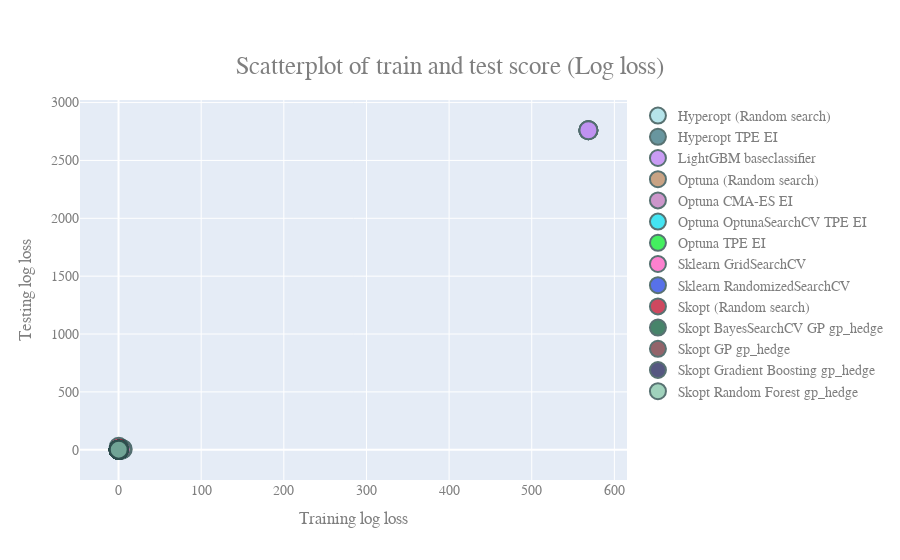
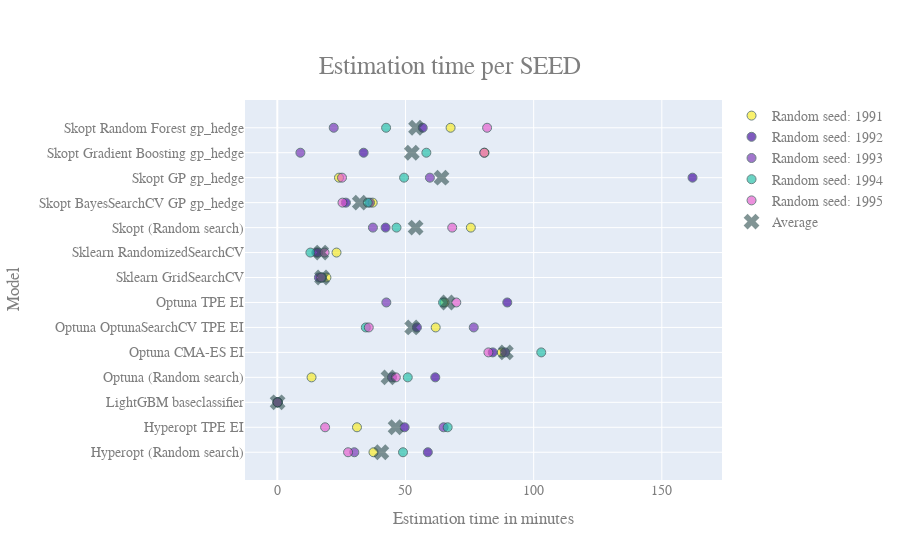
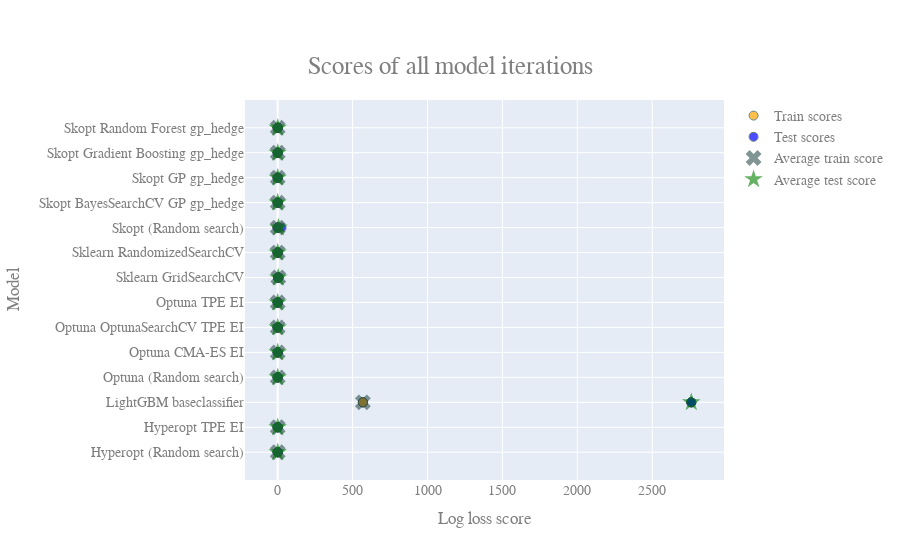

Write notebook code for charts like these, in order.
### Markdown cell above
## Bringing it together..

### Code cell
mdl_dct = {}

def estimate_models(export = True):
"""Loops through 5 random states, 3 datasets"""

    for dataset in ['SatImage', 'OttoGroup', 'Shuttle']: 
        print(f"> Estimating models for dataset: {dataset}\n")

        for SEED in [1991, 1992, 1993, 1994, 1995]:#  
            print(f">> Estimating models for SEED: {SEED}\n")

            baseline_model(data = dataset, SEED = SEED)
            grid_search(data = dataset, SEED = SEED)
            random_search(data = dataset, SEED = SEED)
            bayesian_search(data = dataset, SEED = SEED)

            # Skopt            
            skopt_opt(data = dataset, api_method = 'forest_minimize', surrogate = 'Random Forest'
                          , acquisition = 'gp_hedge', SEED = SEED)

            skopt_opt(data = dataset, api_method = 'gbrt_minimize', surrogate = 'Gradient Boosting'
                          , acquisition = 'gp_hedge', SEED = SEED)

            skopt_opt(data = dataset, api_method = 'gp_minimize', surrogate = 'GP'
                          , acquisition = 'gp_hedge', SEED = SEED)

            skopt_opt(data = dataset, api_method = 'dummy_minimize', surrogate = 'None (Random search)'
                          , acquisition = 'None', SEED = SEED)

            # Hyperopt ('atpe' ommited: keeps throwing errors)   
            hyperopt_opt(data = dataset, surrogate = 'None (Random search)', acquisition = 'None', SEED = SEED)
            hyperopt_opt(data = dataset, surrogate = 'TPE', acquisition = 'EI', SEED = SEED)

            # Optuna
            optuna_opt(data = dataset, surrogate = 'CMA-ES', acquisition = 'EI', SEED = SEED)
            optuna_opt(data = dataset, surrogate = 'TPE', acquisition = 'EI', SEED = SEED)
            optuna_opt(data = dataset, surrogate = 'None (Random search)', acquisition = 'None', SEED = SEED)

            # OptunaSearchCV
            optuna_search_cv(data = dataset, SEED = SEED)

            # gather results for seed
            conv_df_seed = create_conv_df(mdl_dct, dataset, SEED = SEED) 
            loss_df = create_loss_df(conv_df_seed)
            plot_loss_iters(loss_df, conv_df_seed, dataset, SEED = SEED)

            # export models
            if export:
                for m in conv_df_seed['best_model']:
                    name = (conv_df_seed.loc[conv_df_seed['best_model'] == m]['data'].map(str).values[0]\
                         + '_' \
                         + conv_df_seed.loc[conv_df_seed['best_model'] == m]['name'].map(str).str.replace(' ', '_').values[0])

                    joblib.dump(m, f"output_models\\model_{SEED}_{name}.cls")

                    # export study objects
                    study_obj = conv_df_seed.loc[conv_df_seed['best_model'] == m]['study_object'].values[0]

                    if type(study_obj) == scipy.optimize.optimize.OptimizeResult:
                        dump(study_obj, f'output_study\\study_{SEED}_{name}.pkl', store_objective = False)
                    else:
                        with bz2.BZ2File(f'output_study\\study_{SEED}_{name}.pkl', 'w') as f:
                            pickle.dump(study_obj, f)  

        # gather results dataset
        conv_df = create_conv_df(mdl_dct, dataset) 

        # plotting dataset
        create_dotplot_time(conv_df, dataset)
        create_dotplot_scores(conv_df, dataset)
        return conv_df

conv_df = estimate_models()

### Figure 1 — Plotly figure (JSON) as saved in the notebook; plotly's stock layout.template omitted (floating-point values rounded to 4 significant figures)
{"data": [{"marker": {"cmin": 0, "color": ["rgba(158,                219,                 228, 0.95)", "rgba(158,                219,                 228, 0.95)", "rgba(158,                219,                 228, 0.95)", "rgba(158,                219,                 228, 0.95)", "rgba(158,                219,                 228, 0.95)"], "line": {"color": "DarkSlateGrey", "width": 2}, "size": 18}, "mode": "markers", "name": "Hyperopt (Random search)", "opacity": 0.8, "type": "scatter", "x": [0.38, 0.07, 0.16, 0.22, 0.36], "y": [0.19, 0.01, 0.1, 0.16, 1.06]}, {"marker": {"cmin": 0, "color": ["rgba(56,                117,                 129, 0.95)", "rgba(56,                117,                 129, 0.95)", "rgba(56,                117,                 129, 0.95)", "rgba(56,                117,                 129, 0.95)", "rgba(56,                117,                 129, 0.95)"], "line": {"color": "DarkSlateGrey", "width": 2}, "size": 18}, "mode": "markers", "name": "Hyperopt TPE EI", "opacity": 0.8, "type": "scatter", "x": [0.08, 0.07, 0.22, 0.1, 0.22], "y": [0.02, 0.01, 0.29, 0.1, 0.27]}, {"marker": {"cmin": 0, "color": ["rgba(183,                124,                 240, 0.95)", "rgba(183,                124,                 240, 0.95)", "rgba(183,                124,                 240, 0.95)", "rgba(183,                124,                 240, 0.95)", "rgba(183,                124,                 240, 0.95)"], "line": {"color": "DarkSlateGrey", "width": 2}, "size": 18}, "mode": "markers", "name": "LightGBM baseclassifier", "opacity": 0.8, "type": "scatter", "x": [568.6, 568.6, 568.6, 568.6, 568.6], "y": [2761.0, 2761.0, 2761.0, 2761.0, 2761.0]}, {"marker": {"cmin": 0, "color": ["rgba(184,                134,                 93, 0.95)", "rgba(184,                134,                 93, 0.95)", "rgba(184,                134,                 93, 0.95)", "rgba(184,                134,                 93, 0.95)", "rgba(184,                134,                 93, 0.95)"], "line": {"color": "DarkSlateGrey", "width": 2}, "size": 18}, "mode": "markers", "name": "Optuna (Random search)", "opacity": 0.8, "type": "scatter", "x": [0.4, 0.1, 0.15, 0.37, 0.15], "y": [0.68, 0.78, 0.08, 0.24, 0.1]}, {"marker": {"cmin": 0, "color": ["rgba(188,                117,                 187, 0.95)", "rgba(188,                117,                 187, 0.95)", "rgba(188,                117,                 187, 0.95)", "rgba(188,                117,                 187, 0.95)", "rgba(188,                117,                 187, 0.95)"], "line": {"color": "DarkSlateGrey", "width": 2}, "size": 18}, "mode": "markers", "name": "Optuna CMA-ES EI", "opacity": 0.8, "type": "scatter", "x": [0.43, 0.31, 0.24, 0.42, 0.19], "y": [0.25, 0.33, 0.21, 0.33, 0.13]}, {"marker": {"cmin": 0, "color": ["rgba(8,                220,                 238, 0.95)", "rgba(8,                220,                 238, 0.95)", "rgba(8,                220,                 238, 0.95)", "rgba(8,                220,                 238, 0.95)", "rgba(8,                220,                 238, 0.95)"], "line": {"color": "DarkSlateGrey", "width": 2}, "size": 18}, "mode": "markers", "name": "Optuna OptunaSearchCV TPE EI", "opacity": 0.8, "type": "scatter", "x": [0.1, 0.07, 0.08, 0.1, 0.07], "y": [0.05, 0.05, 0.04, 0.02, 0.03]}, {"marker": {"cmin": 0, "color": ["rgba(10,                234,                 44, 0.95)", "rgba(10,                234,                 44, 0.95)", "rgba(10,                234,                 44, 0.95)", "rgba(10,                234,                 44, 0.95)", "rgba(10,                234,                 44, 0.95)"], "line": {"color": "DarkSlateGrey", "width": 2}, "size": 18}, "mode": "markers", "name": "Optuna TPE EI", "opacity": 0.8, "type": "scatter", "x": [0.28, 0.44, 0.32, 0.16, 0.15], "y": [0.08, 0.23, 0.17, 0, 0.48]}, {"marker": {"cmin": 0, "color": ["rgba(251,                89,                 192, 0.95)", "rgba(251,                89,                 192, 0.95)", "rgba(251,                89,                 192, 0.95)", "rgba(251,                89,                 192, 0.95)", "rgba(251,                89,                 192, 0.95)"], "line": {"color": "DarkSlateGrey", "width": 2}, "size": 18}, "mode": "markers", "name": "Sklearn GridSearchCV", "opacity": 0.8, "type": "scatter", "x": [4.3, 3.44, 5.05, 3.88, 3.67], "y": [6.34, 2.41, 5.1, 2.24, 2.84]}, {"marker": {"cmin": 0, "color": ["rgba(34,                67,                 226, 0.95)", "rgba(34,                67,                 226, 0.95)", "rgba(34,                67,                 226, 0.95)", "rgba(34,                67,                 226, 0.95)", "rgba(34,                67,                 226, 0.95)"], "line": {"color": "DarkSlateGrey", "width": 2}, "size": 18}, "mode": "markers", "name": "Sklearn RandomizedSearchCV", "opacity": 0.8, "type": "scatter", "x": [0.06, 0.08, 0.08, 0.08, 0.1], "y": [0.04, 0.02, 0.01, 0.01, 0.06]}, {"marker": {"cmin": 0, "color": ["rgba(191,                15,                 44, 0.95)", "rgba(191,                15,                 44, 0.95)", "rgba(191,                15,                 44, 0.95)", "rgba(191,                15,                 44, 0.95)", "rgba(191,                15,                 44, 0.95)"], "line": {"color": "DarkSlateGrey", "width": 2}, "size": 18}, "mode": "markers", "name": "Skopt (Random search)", "opacity": 0.8, "type": "scatter", "x": [0.2, 0.21, 0.15, 0.28, 0.15], "y": [26.14, 0.18, 0.01, 0.16, 0.11]}, {"marker": {"cmin": 0, "color": ["rgba(13,                93,                 59, 0.95)", "rgba(13,                93,                 59, 0.95)", "rgba(13,                93,                 59, 0.95)", "rgba(13,                93,                 59, 0.95)", "rgba(13,                93,                 59, 0.95)"], "line": {"color": "DarkSlateGrey", "width": 2}, "size": 18}, "mode": "markers", "name": "Skopt BayesSearchCV GP gp_hedge", "opacity": 0.8, "type": "scatter", "x": [0.09, 0.07, 0.16, 0.08, 0.16], "y": [0.04, 0, 0.11, 0.02, 0.11]}, {"marker": {"cmin": 0, "color": ["rgba(113,                51,                 59, 0.95)", "rgba(113,                51,                 59, 0.95)", "rgba(113,                51,                 59, 0.95)", "rgba(113,                51,                 59, 0.95)", "rgba(113,                51,                 59, 0.95)"], "line": {"color": "DarkSlateGrey", "width": 2}, "size": 18}, "mode": "markers", "name": "Skopt GP gp_hedge", "opacity": 0.8, "type": "scatter", "x": [0.1, 0.45, 0.24, 0.18, 0.08], "y": [0.06, 1.26, 0.13, 0.79, 0.06]}, {"marker": {"cmin": 0, "color": ["rgba(33,                36,                 90, 0.95)", "rgba(33,                36,                 90, 0.95)", "rgba(33,                36,                 90, 0.95)", "rgba(33,                36,                 90, 0.95)", "rgba(33,                36,                 90, 0.95)"], "line": {"color": "DarkSlateGrey", "width": 2}, "size": 18}, "mode": "markers", "name": "Skopt Gradient Boosting gp_hedge", "opacity": 0.8, "type": "scatter", "x": [0.16, 0.15, 0.24, 0.42, 0.07], "y": [0.71, 0.21, 0.28, 0.92, 0.14]}, {"marker": {"cmin": 0, "color": ["rgba(130,                196,                 166, 0.95)", "rgba(130,                196,                 166, 0.95)", "rgba(130,                196,                 166, 0.95)", "rgba(130,                196,                 166, 0.95)", "rgba(130,                196,                 166, 0.95)"], "line": {"color": "DarkSlateGrey", "width": 2}, "size": 18}, "mode": "markers", "name": "Skopt Random Forest gp_hedge", "opacity": 0.8, "type": "scatter", "x": [0.14, 0.21, 0.14, 0.12, 0.22], "y": [0.18, 0.18, 0.02, 0.17, 0.73]}], "layout": {"font": {"color": "#7f7f7f", "family": "Verdana", "size": 14}, "title": {"font": {"size": 25}, "text": "Scatterplot of train and test score (Log loss)", "x": 0.5, "xanchor": "center", "y": 0.9, "yanchor": "top"}, "xaxis": {"title": {"text": "Training log loss"}}, "yaxis": {"title": {"text": "Testing log loss"}}}}

### Figure 2 — Plotly figure (JSON) as saved in the notebook; plotly's stock layout.template omitted (floating-point values rounded to 4 significant figures)
{"data": [{"marker": {"color": "rgba(246,                    233,                     36, 0.95)", "line": {"color": "DarkSlateGrey", "width": 1}, "opacity": 0.7, "size": 9}, "mode": "markers", "name": "Random seed: 1991", "type": "scatter", "x": [37.52, 31.08, 0.179, 13.36, 87.54, 61.78, 65.24, 19.16, 23.11, 75.5, 37.22, 24.07, 80.83, 67.59], "y": ["Hyperopt (Random search)", "Hyperopt TPE EI", "LightGBM baseclassifier", "Optuna (Random search)", "Optuna CMA-ES EI", "Optuna OptunaSearchCV TPE EI", "Optuna TPE EI", "Sklearn GridSearchCV", "Sklearn RandomizedSearchCV", "Skopt (Random search)", "Skopt BayesSearchCV GP gp_hedge", "Skopt GP gp_hedge", "Skopt Gradient Boosting gp_hedge", "Skopt Random Forest gp_hedge"]}, {"marker": {"color": "rgba(63,                    7,                     157, 0.95)", "line": {"color": "DarkSlateGrey", "width": 1}, "opacity": 0.7, "size": 9}, "mode": "markers", "name": "Random seed: 1992", "type": "scatter", "x": [58.72, 49.66, 0.11, 61.63, 84.04, 54.46, 89.7, 16.23, 15.23, 42.25, 26.75, 162.0, 33.67, 56.73], "y": ["Hyperopt (Random search)", "Hyperopt TPE EI", "LightGBM baseclassifier", "Optuna (Random search)", "Optuna CMA-ES EI", "Optuna OptunaSearchCV TPE EI", "Optuna TPE EI", "Sklearn GridSearchCV", "Sklearn RandomizedSearchCV", "Skopt (Random search)", "Skopt BayesSearchCV GP gp_hedge", "Skopt GP gp_hedge", "Skopt Gradient Boosting gp_hedge", "Skopt Random Forest gp_hedge"]}, {"marker": {"color": "rgba(115,                    48,                     180, 0.95)", "line": {"color": "DarkSlateGrey", "width": 1}, "opacity": 0.7, "size": 9}, "mode": "markers", "name": "Random seed: 1993", "type": "scatter", "x": [30.05, 64.87, 0.093, 44.73, 88.86, 76.63, 42.53, 17.41, 15.9, 37.3, 36.14, 59.52, 9.011, 22.01], "y": ["Hyperopt (Random search)", "Hyperopt TPE EI", "LightGBM baseclassifier", "Optuna (Random search)", "Optuna CMA-ES EI", "Optuna OptunaSearchCV TPE EI", "Optuna TPE EI", "Sklearn GridSearchCV", "Sklearn RandomizedSearchCV", "Skopt (Random search)", "Skopt BayesSearchCV GP gp_hedge", "Skopt GP gp_hedge", "Skopt Gradient Boosting gp_hedge", "Skopt Random Forest gp_hedge"]}, {"marker": {"color": "rgba(31,                    190,                     167, 0.95)", "line": {"color": "DarkSlateGrey", "width": 1}, "opacity": 0.7, "size": 9}, "mode": "markers", "name": "Random seed: 1994", "type": "scatter", "x": [49.03, 66.45, 0.121, 50.89, 103.0, 34.52, 64.66, 17.37, 12.91, 46.5, 35.28, 49.45, 58.14, 42.44], "y": ["Hyperopt (Random search)", "Hyperopt TPE EI", "LightGBM baseclassifier", "Optuna (Random search)", "Optuna CMA-ES EI", "Optuna OptunaSearchCV TPE EI", "Optuna TPE EI", "Sklearn GridSearchCV", "Sklearn RandomizedSearchCV", "Skopt (Random search)", "Skopt BayesSearchCV GP gp_hedge", "Skopt GP gp_hedge", "Skopt Gradient Boosting gp_hedge", "Skopt Random Forest gp_hedge"]}, {"marker": {"color": "rgba(225,                    89,                     203, 0.95)", "line": {"color": "DarkSlateGrey", "width": 1}, "opacity": 0.7, "size": 9}, "mode": "markers", "name": "Random seed: 1995", "type": "scatter", "x": [27.61, 18.65, 0.091, 46.24, 82.35, 35.69, 69.82, 17.09, 18.44, 68.23, 25.42, 25.25, 80.71, 81.84], "y": ["Hyperopt (Random search)", "Hyperopt TPE EI", "LightGBM baseclassifier", "Optuna (Random search)", "Optuna CMA-ES EI", "Optuna OptunaSearchCV TPE EI", "Optuna TPE EI", "Sklearn GridSearchCV", "Sklearn RandomizedSearchCV", "Skopt (Random search)", "Skopt BayesSearchCV GP gp_hedge", "Skopt GP gp_hedge", "Skopt Gradient Boosting gp_hedge", "Skopt Random Forest gp_hedge"]}, {"marker": {"color": "DarkSlateGrey", "size": 14, "symbol": "x"}, "mode": "markers", "name": "Average", "opacity": 0.6, "type": "scatter", "x": [40.58, 46.14, 0.1188, 43.37, 89.15, 52.61, 66.39, 17.45, 17.12, 53.95, 32.16, 64.05, 52.47, 54.12], "y": ["Hyperopt (Random search)", "Hyperopt TPE EI", "LightGBM baseclassifier", "Optuna (Random search)", "Optuna CMA-ES EI", "Optuna OptunaSearchCV TPE EI", "Optuna TPE EI", "Sklearn GridSearchCV", "Sklearn RandomizedSearchCV", "Skopt (Random search)", "Skopt BayesSearchCV GP gp_hedge", "Skopt GP gp_hedge", "Skopt Gradient Boosting gp_hedge", "Skopt Random Forest gp_hedge"]}], "layout": {"font": {"color": "#7f7f7f", "family": "Verdana", "size": 14}, "title": {"font": {"size": 25}, "text": "Estimation time per SEED", "x": 0.5, "xanchor": "center", "y": 0.9, "yanchor": "top"}, "xaxis": {"title": {"text": "Estimation time in minutes"}}, "yaxis": {"title": {"text": "Model"}}}}

### Figure 3 — Plotly figure (JSON) as saved in the notebook; plotly's stock layout.template omitted (floating-point values rounded to 4 significant figures)
{"data": [{"marker": {"color": "orange", "line": {"color": "DarkSlateGrey", "width": 1}, "opacity": 0.7, "size": 9}, "mode": "markers", "name": "Train scores", "showlegend": false, "type": "scatter", "x": [0.38, 0.08, 568.6, 0.4, 0.43, 0.1, 0.28, 4.3, 0.06, 0.2, 0.09, 0.1, 0.16, 0.14], "y": ["Hyperopt (Random search)", "Hyperopt TPE EI", "LightGBM baseclassifier", "Optuna (Random search)", "Optuna CMA-ES EI", "Optuna OptunaSearchCV TPE EI", "Optuna TPE EI", "Sklearn GridSearchCV", "Sklearn RandomizedSearchCV", "Skopt (Random search)", "Skopt BayesSearchCV GP gp_hedge", "Skopt GP gp_hedge", "Skopt Gradient Boosting gp_hedge", "Skopt Random Forest gp_hedge"]}, {"marker": {"color": "blue", "line": {"color": "DarkSlateGrey", "width": 1}, "opacity": 0.7, "size": 9}, "mode": "markers", "name": "Test scores", "showlegend": false, "type": "scatter", "x": [0.19, 0.02, 2761.0, 0.68, 0.25, 0.05, 0.08, 6.34, 0.04, 26.14, 0.04, 0.06, 0.71, 0.18], "y": ["Hyperopt (Random search)", "Hyperopt TPE EI", "LightGBM baseclassifier", "Optuna (Random search)", "Optuna CMA-ES EI", "Optuna OptunaSearchCV TPE EI", "Optuna TPE EI", "Sklearn GridSearchCV", "Sklearn RandomizedSearchCV", "Skopt (Random search)", "Skopt BayesSearchCV GP gp_hedge", "Skopt GP gp_hedge", "Skopt Gradient Boosting gp_hedge", "Skopt Random Forest gp_hedge"]}, {"marker": {"color": "orange", "line": {"color": "DarkSlateGrey", "width": 1}, "opacity": 0.7, "size": 9}, "mode": "markers", "name": "Train scores", "showlegend": true, "type": "scatter", "x": [0.07, 0.07, 568.6, 0.1, 0.31, 0.07, 0.44, 3.44, 0.08, 0.21, 0.07, 0.45, 0.15, 0.21], "y": ["Hyperopt (Random search)", "Hyperopt TPE EI", "LightGBM baseclassifier", "Optuna (Random search)", "Optuna CMA-ES EI", "Optuna OptunaSearchCV TPE EI", "Optuna TPE EI", "Sklearn GridSearchCV", "Sklearn RandomizedSearchCV", "Skopt (Random search)", "Skopt BayesSearchCV GP gp_hedge", "Skopt GP gp_hedge", "Skopt Gradient Boosting gp_hedge", "Skopt Random Forest gp_hedge"]}, {"marker": {"color": "blue", "line": {"color": "DarkSlateGrey", "width": 1}, "opacity": 0.7, "size": 9}, "mode": "markers", "name": "Test scores", "showlegend": true, "type": "scatter", "x": [0.01, 0.01, 2761.0, 0.78, 0.33, 0.05, 0.23, 2.41, 0.02, 0.18, 0, 1.26, 0.21, 0.18], "y": ["Hyperopt (Random search)", "Hyperopt TPE EI", "LightGBM baseclassifier", "Optuna (Random search)", "Optuna CMA-ES EI", "Optuna OptunaSearchCV TPE EI", "Optuna TPE EI", "Sklearn GridSearchCV", "Sklearn RandomizedSearchCV", "Skopt (Random search)", "Skopt BayesSearchCV GP gp_hedge", "Skopt GP gp_hedge", "Skopt Gradient Boosting gp_hedge", "Skopt Random Forest gp_hedge"]}, {"marker": {"color": "orange", "line": {"color": "DarkSlateGrey", "width": 1}, "opacity": 0.7, "size": 9}, "mode": "markers", "name": "Train scores", "showlegend": false, "type": "scatter", "x": [0.16, 0.22, 568.6, 0.15, 0.24, 0.08, 0.32, 5.05, 0.08, 0.15, 0.16, 0.24, 0.24, 0.14], "y": ["Hyperopt (Random search)", "Hyperopt TPE EI", "LightGBM baseclassifier", "Optuna (Random search)", "Optuna CMA-ES EI", "Optuna OptunaSearchCV TPE EI", "Optuna TPE EI", "Sklearn GridSearchCV", "Sklearn RandomizedSearchCV", "Skopt (Random search)", "Skopt BayesSearchCV GP gp_hedge", "Skopt GP gp_hedge", "Skopt Gradient Boosting gp_hedge", "Skopt Random Forest gp_hedge"]}, {"marker": {"color": "blue", "line": {"color": "DarkSlateGrey", "width": 1}, "opacity": 0.7, "size": 9}, "mode": "markers", "name": "Test scores", "showlegend": false, "type": "scatter", "x": [0.1, 0.29, 2761.0, 0.08, 0.21, 0.04, 0.17, 5.1, 0.01, 0.01, 0.11, 0.13, 0.28, 0.02], "y": ["Hyperopt (Random search)", "Hyperopt TPE EI", "LightGBM baseclassifier", "Optuna (Random search)", "Optuna CMA-ES EI", "Optuna OptunaSearchCV TPE EI", "Optuna TPE EI", "Sklearn GridSearchCV", "Sklearn RandomizedSearchCV", "Skopt (Random search)", "Skopt BayesSearchCV GP gp_hedge", "Skopt GP gp_hedge", "Skopt Gradient Boosting gp_hedge", "Skopt Random Forest gp_hedge"]}, {"marker": {"color": "orange", "line": {"color": "DarkSlateGrey", "width": 1}, "opacity": 0.7, "size": 9}, "mode": "markers", "name": "Train scores", "showlegend": false, "type": "scatter", "x": [0.22, 0.1, 568.6, 0.37, 0.42, 0.1, 0.16, 3.88, 0.08, 0.28, 0.08, 0.18, 0.42, 0.12], "y": ["Hyperopt (Random search)", "Hyperopt TPE EI", "LightGBM baseclassifier", "Optuna (Random search)", "Optuna CMA-ES EI", "Optuna OptunaSearchCV TPE EI", "Optuna TPE EI", "Sklearn GridSearchCV", "Sklearn RandomizedSearchCV", "Skopt (Random search)", "Skopt BayesSearchCV GP gp_hedge", "Skopt GP gp_hedge", "Skopt Gradient Boosting gp_hedge", "Skopt Random Forest gp_hedge"]}, {"marker": {"color": "blue", "line": {"color": "DarkSlateGrey", "width": 1}, "opacity": 0.7, "size": 9}, "mode": "markers", "name": "Test scores", "showlegend": false, "type": "scatter", "x": [0.16, 0.1, 2761.0, 0.24, 0.33, 0.02, 0, 2.24, 0.01, 0.16, 0.02, 0.79, 0.92, 0.17], "y": ["Hyperopt (Random search)", "Hyperopt TPE EI", "LightGBM baseclassifier", "Optuna (Random search)", "Optuna CMA-ES EI", "Optuna OptunaSearchCV TPE EI", "Optuna TPE EI", "Sklearn GridSearchCV", "Sklearn RandomizedSearchCV", "Skopt (Random search)", "Skopt BayesSearchCV GP gp_hedge", "Skopt GP gp_hedge", "Skopt Gradient Boosting gp_hedge", "Skopt Random Forest gp_hedge"]}, {"marker": {"color": "orange", "line": {"color": "DarkSlateGrey", "width": 1}, "opacity": 0.7, "size": 9}, "mode": "markers", "name": "Train scores", "showlegend": false, "type": "scatter", "x": [0.36, 0.22, 568.6, 0.15, 0.19, 0.07, 0.15, 3.67, 0.1, 0.15, 0.16, 0.08, 0.07, 0.22], "y": ["Hyperopt (Random search)", "Hyperopt TPE EI", "LightGBM baseclassifier", "Optuna (Random search)", "Optuna CMA-ES EI", "Optuna OptunaSearchCV TPE EI", "Optuna TPE EI", "Sklearn GridSearchCV", "Sklearn RandomizedSearchCV", "Skopt (Random search)", "Skopt BayesSearchCV GP gp_hedge", "Skopt GP gp_hedge", "Skopt Gradient Boosting gp_hedge", "Skopt Random Forest gp_hedge"]}, {"marker": {"color": "blue", "line": {"color": "DarkSlateGrey", "width": 1}, "opacity": 0.7, "size": 9}, "mode": "markers", "name": "Test scores", "showlegend": false, "type": "scatter", "x": [1.06, 0.27, 2761.0, 0.1, 0.13, 0.03, 0.48, 2.84, 0.06, 0.11, 0.11, 0.06, 0.14, 0.73], "y": ["Hyperopt (Random search)", "Hyperopt TPE EI", "LightGBM baseclassifier", "Optuna (Random search)", "Optuna CMA-ES EI", "Optuna OptunaSearchCV TPE EI", "Optuna TPE EI", "Sklearn GridSearchCV", "Sklearn RandomizedSearchCV", "Skopt (Random search)", "Skopt BayesSearchCV GP gp_hedge", "Skopt GP gp_hedge", "Skopt Gradient Boosting gp_hedge", "Skopt Random Forest gp_hedge"]}, {"marker": {"color": "DarkSlateGrey", "size": 14, "symbol": "x"}, "mode": "markers", "name": "Average train score", "opacity": 0.6, "type": "scatter", "x": [0.238, 0.138, 568.6, 0.234, 0.318, 0.084, 0.27, 4.068, 0.08, 0.198, 0.112, 0.21, 0.208, 0.166], "y": ["Hyperopt (Random search)", "Hyperopt TPE EI", "LightGBM baseclassifier", "Optuna (Random search)", "Optuna CMA-ES EI", "Optuna OptunaSearchCV TPE EI", "Optuna TPE EI", "Sklearn GridSearchCV", "Sklearn RandomizedSearchCV", "Skopt (Random search)", "Skopt BayesSearchCV GP gp_hedge", "Skopt GP gp_hedge", "Skopt Gradient Boosting gp_hedge", "Skopt Random Forest gp_hedge"]}, {"marker": {"color": "Green", "size": 14, "symbol": "star"}, "mode": "markers", "name": "Average test score", "opacity": 0.6, "type": "scatter", "x": [0.304, 0.138, 2761.0, 0.376, 0.25, 0.038, 0.192, 3.786, 0.028, 5.32, 0.056, 0.46, 0.452, 0.256], "y": ["Hyperopt (Random search)", "Hyperopt TPE EI", "LightGBM baseclassifier", "Optuna (Random search)", "Optuna CMA-ES EI", "Optuna OptunaSearchCV TPE EI", "Optuna TPE EI", "Sklearn GridSearchCV", "Sklearn RandomizedSearchCV", "Skopt (Random search)", "Skopt BayesSearchCV GP gp_hedge", "Skopt GP gp_hedge", "Skopt Gradient Boosting gp_hedge", "Skopt Random Forest gp_hedge"]}], "layout": {"font": {"color": "#7f7f7f", "family": "Verdana", "size": 14}, "title": {"font": {"size": 25}, "text": "Scores of all model iterations", "x": 0.5, "xanchor": "center", "y": 0.9, "yanchor": "top"}, "xaxis": {"title": {"text": "Log loss score"}}, "yaxis": {"title": {"text": "Model"}}}}
